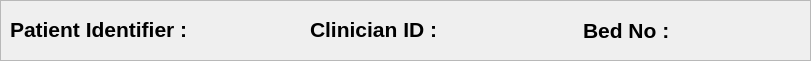
  <widget class="QFrame" name="patientInfoFrame">
   <property name="geometry">
    <rect>
     <x>0</x>
     <y>40</y>
     <width>811</width>
     <height>61</height>
    </rect>
   </property>
   <property name="frameShape">
    <enum>QFrame::StyledPanel</enum>
   </property>
   <property name="frameShadow">
    <enum>QFrame::Raised</enum>
   </property>
   <widget class="QLabel" name="label">
    <property name="geometry">
     <rect>
      <x>10</x>
      <y>20</y>
      <width>191</width>
      <height>19</height>
     </rect>
    </property>
    <property name="font">
     <font>
      <pointsize>16</pointsize>
      <weight>75</weight>
      <bold>true</bold>
     </font>
    </property>
    <property name="text">
     <string>Patient Identifier :</string>
    </property>
   </widget>
   <widget class="QLabel" name="Patientidentifier">
    <property name="geometry">
     <rect>
      <x>210</x>
      <y>20</y>
      <width>91</width>
      <height>19</height>
     </rect>
    </property>
    <property name="palette">
     <palette>
      <active>
       <colorrole role="WindowText">
        <brush brushstyle="SolidPattern">
         <color alpha="255">
          <red>0</red>
          <green>0</green>
          <blue>0</blue>
         </color>
        </brush>
       </colorrole>
      </active>
      <inactive>
       <colorrole role="WindowText">
        <brush brushstyle="SolidPattern">
         <color alpha="255">
          <red>0</red>
          <green>0</green>
          <blue>0</blue>
         </color>
        </brush>
       </colorrole>
      </inactive>
      <disabled>
       <colorrole role="WindowText">
        <brush brushstyle="SolidPattern">
         <color alpha="255">
          <red>120</red>
          <green>120</green>
          <blue>120</blue>
         </color>
        </brush>
       </colorrole>
      </disabled>
     </palette>
    </property>
    <property name="font">
     <font>
      <pointsize>16</pointsize>
      <weight>75</weight>
      <bold>true</bold>
     </font>
    </property>
    <property name="text">
     <string/>
    </property>
   </widget>
   <widget class="QLabel" name="label_8">
    <property name="geometry">
     <rect>
      <x>310</x>
      <y>20</y>
      <width>141</width>
      <height>19</height>
     </rect>
    </property>
    <property name="font">
     <font>
      <pointsize>16</pointsize>
      <weight>75</weight>
      <bold>true</bold>
     </font>
    </property>
    <property name="text">
     <string>Clinician ID :</string>
    </property>
   </widget>
   <widget class="QLabel" name="ClinicianID">
    <property name="geometry">
     <rect>
      <x>460</x>
      <y>20</y>
      <width>81</width>
      <height>19</height>
     </rect>
    </property>
    <property name="palette">
     <palette>
      <active>
       <colorrole role="WindowText">
        <brush brushstyle="SolidPattern">
         <color alpha="255">
          <red>0</red>
          <green>0</green>
          <blue>0</blue>
         </color>
        </brush>
       </colorrole>
      </active>
      <inactive>
       <colorrole role="WindowText">
        <brush brushstyle="SolidPattern">
         <color alpha="255">
          <red>0</red>
          <green>0</green>
          <blue>0</blue>
         </color>
        </brush>
       </colorrole>
      </inactive>
      <disabled>
       <colorrole role="WindowText">
        <brush brushstyle="SolidPattern">
         <color alpha="255">
          <red>120</red>
          <green>120</green>
          <blue>120</blue>
         </color>
        </brush>
       </colorrole>
      </disabled>
     </palette>
    </property>
    <property name="font">
     <font>
      <pointsize>16</pointsize>
      <weight>75</weight>
      <bold>true</bold>
     </font>
    </property>
    <property name="text">
     <string/>
    </property>
   </widget>
   <widget class="QLabel" name="MaxRegimenCount">
    <property name="geometry">
     <rect>
      <x>620</x>
      <y>40</y>
      <width>121</width>
      <height>16</height>
     </rect>
    </property>
    <property name="text">
     <string/>
    </property>
   </widget>
   <widget class="QLabel" name="BedNo">
    <property name="geometry">
     <rect>
      <x>680</x>
      <y>20</y>
      <width>71</width>
      <height>19</height>
     </rect>
    </property>
    <property name="palette">
     <palette>
      <active>
       <colorrole role="WindowText">
        <brush brushstyle="SolidPattern">
         <color alpha="255">
          <red>0</red>
          <green>0</green>
          <blue>0</blue>
         </color>
        </brush>
       </colorrole>
      </active>
      <inactive>
       <colorrole role="WindowText">
        <brush brushstyle="SolidPattern">
         <color alpha="255">
          <red>0</red>
          <green>0</green>
          <blue>0</blue>
         </color>
        </brush>
       </colorrole>
      </inactive>
      <disabled>
       <colorrole role="WindowText">
        <brush brushstyle="SolidPattern">
         <color alpha="255">
          <red>120</red>
          <green>120</green>
          <blue>120</blue>
         </color>
        </brush>
       </colorrole>
      </disabled>
     </palette>
    </property>
    <property name="font">
     <font>
      <pointsize>16</pointsize>
      <weight>75</weight>
      <bold>true</bold>
     </font>
    </property>
    <property name="text">
     <string/>
    </property>
   </widget>
   <widget class="QLabel" name="label_3">
    <property name="geometry">
     <rect>
      <x>583</x>
      <y>20</y>
      <width>91</width>
      <height>20</height>
     </rect>
    </property>
    <property name="font">
     <font>
      <pointsize>16</pointsize>
      <weight>75</weight>
      <bold>true</bold>
     </font>
    </property>
    <property name="text">
     <string>Bed No :</string>
    </property>
   </widget>
  </widget>
